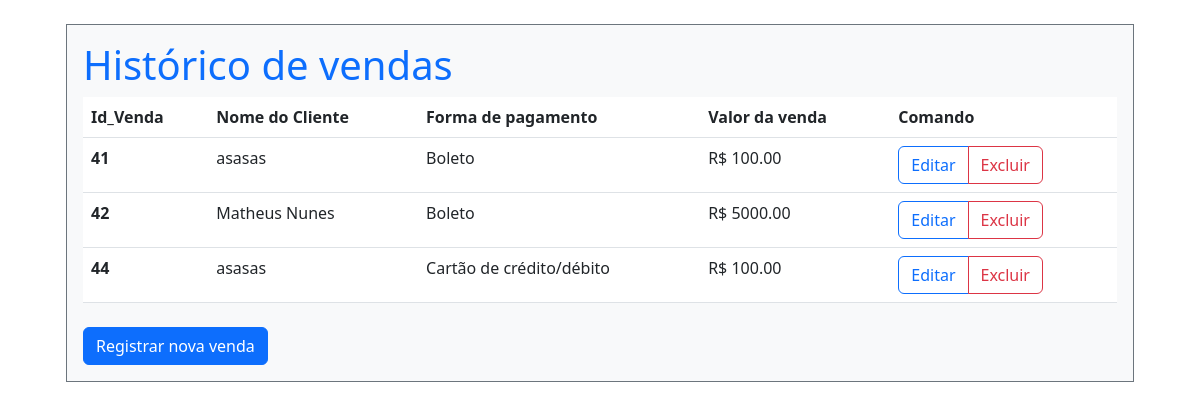
The page / on the database its author committed.
### tables this page shows
CREATE TABLE `venda` (
  `Id_Venda` int NOT NULL AUTO_INCREMENT,
  `NomeCliente` varchar(50) DEFAULT NULL,
  `FormaPagamento` int DEFAULT NULL,
  PRIMARY KEY (`Id_Venda`)
);

### app/Model/Connect.php (called while the page is built, shortened)
<?php
class Connect{
    private static $instance;
    public static function getConn(){
        if(!isset(self::$instance)){
            self::$instance = new \PDO("mysql:host=localhost;dbname=registraVendas;charset=utf8",'root','root');
        }
        return self::$instance;
    }
}

### app/Model/SalesDao.php (called while the page is built, shortened)
<?php
class SalesDao{
    public function read(){
        $sql = "SELECT *
        FROM venda";
        $select = Connect::getConn()->prepare($sql);
        $select->execute();
        if($select->rowCount() > 0){
            $resultado = $select->fetchAll(\PDO::FETCH_ASSOC);
            return $resultado;
        } else {
            return [];
        }
    }
}

### app/Utils/View.php (called while the page is built, shortened)
<?php
class View {
    private static function getContentView($view){
        $file = __DIR__.'/../Resources/views/'.$view.'.html';
        return file_exists($file) ? file_get_contents($file) : '';
    }
    public static function render($view, $vars = []){
        $contentView = self::getContentView($view);
        $keys = array_keys($vars);
        $keys = array_map(function($item){
            return '{{'.$item.'}}';
        },$keys);
        return str_replace($keys, array_values($vars), $contentView);
    }
}

### app/Controller/Pages/Page.php (called while the page is built, shortened)
<?php
class Page {
    public static function getPage($title, $content){
        return View::render('pages/page',[
            'title' => $title,
            'content' => $content
        ]);
    }
}

### app/Controller/Pages/Home.php (the view, shortened to what this page needs)
<?php
class Home extends Page {
    public static function getHome(){
        $obSalesDao = new SalesDao();
            ?>
            <?php
        $table = '';
        foreach ($obSalesDao->read() as $sales) {
            $formaPagamento = ($sales['FormaPagamento'] == 1) ? 'Boleto' : (($sales['FormaPagamento'] == 2) ? 'Cartão de crédito/débito' : 'Não informado');
            $sql = "SELECT sum(f.Valor) as total
                    FROM venda as v
                    INNER JOIN financeiro as f
                    ON v.Id_Venda = f.Id_Venda
                    WHERE v.Id_Venda = {$sales['Id_Venda']}";
            $select = \App\Model\Connect::getConn()->prepare($sql);
            $select->execute();
            $resultado = ($select->rowCount() > 0) ? $select->fetch(\PDO::FETCH_ASSOC) : array();
            $table .= "<tr>
                        <th scope='row'>{$sales['Id_Venda']}</th>
                        <td>{$sales['NomeCliente']}</td>
                        <td>{$formaPagamento}</td>
                        <td>R$ {$resultado['total']}.00</td>
                        <td>
                            <div class='btn-group' role='group' aria-label='Basic outlined example'>
                                <a href='index.php?type=update&id={$sales['Id_Venda']}' type='button' class='btn btn-outline-primary'>Editar</a>
                                <a href='index.php?delete={$sales['Id_Venda']}' type='button' class='btn btn-outline-danger'>Excluir</a>
                            </div>
                        </td>
                    </tr>";
        }
        $title = 'Histórico de vendas';
        $content = View::render('pages/home', [
            'title' => $title,
            'tableLine' => $table,
        ]);
        return parent::getPage($title, $content);
    }
}

### index.php (shortened to what this page needs)
    <?php
try{
    if(isset($_GET['type'])){
        if($_GET['type'] == 'update'){
            echo Update::getUpdate($_GET['id']);
        } else if($_GET['type'] == 'create'){
            echo Create::getCreate();
        } else {
            echo Home::getHome();
        }
    } else{
        echo Home::getHome();
    }
} catch (\Exception $e){
    $_SESSION['messagerBar'] = ['alert' => 'danger', 'messeger' => $erro->getMessage()];
    header('Location: index.php');
}

### rows shown on the page
venda: Id_Venda "41", NomeCliente "asasas", FormaPagamento "Boleto", total "100"
venda: Id_Venda "42", NomeCliente "Matheus Nunes", FormaPagamento "Boleto", total "5000"
venda: Id_Venda "44", NomeCliente "asasas", FormaPagamento "Cartão de crédito/débito", total "100"

### other values the page prints
Home::getHome() "Histórico de vendas Id_Venda Nome do Cliente Forma de pagamento Valor da venda Comando Registrar nova venda"
